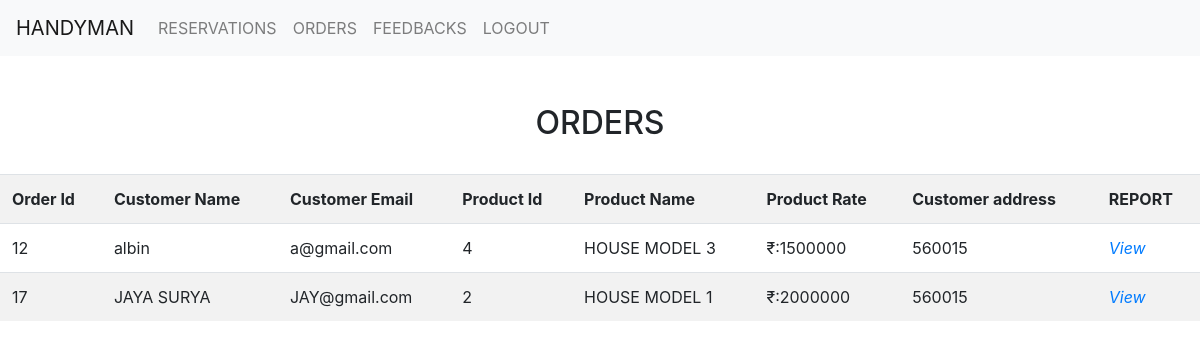
/manager.php, run on the app's committed database.
### tables this page shows
CREATE TABLE `orders` (
  `order_id` int(255) NOT NULL,
  `name` varchar(1111) NOT NULL,
  `email` varchar(1111) NOT NULL,
  `ph` varchar(1111) NOT NULL,
  `address` varchar(1111) NOT NULL,
  `product_id` varchar(1111) NOT NULL,
  `status` varchar(1000) NOT NULL
);

CREATE TABLE `product` (
  `Pro_id` int(11) NOT NULL,
  `Pro_Name` varchar(255) NOT NULL,
  `Pro_desc` varchar(255) DEFAULT NULL,
  `Pro_price` int(11) DEFAULT NULL,
  `Pro_img` varchar(255) DEFAULT NULL,
  `category` varchar(1101) NOT NULL
);

### manager.php (the view, shortened to what this page needs)
<!DOCTYPE html>
<html lang="en">
<head>
    <link rel="stylesheet" href="https://cdn.jsdelivr.net/npm/bootstrap@4.0.0/dist/css/bootstrap.min.css">
</head>
<body>
<nav  class="navbar navbar-expand-lg navbar-light bg-light">
  <a class="navbar-brand" href="manage_home.php">HANDYMAN</a>
  <div class="collapse navbar-collapse" id="navbarNavAltMarkup">
    <div class="navbar-nav">
      <a class="nav-item nav-link" href="man_reserve.php">RESERVATIONS</a>
      <a class="nav-item nav-link" href="manager.php">ORDERS</a>
      <a class="nav-item nav-link" href="man_feedback.php">FEEDBACKS</a>
      <a class="nav-item nav-link" href="Logout.php">LOGOUT</a>
    </div>
  </div>
</nav>
<br>
<br>
<h2 style = "text-align:center;">ORDERS</h2>
<br>
<table class="table table-striped">
    <tr>
        <th> Order Id </th>
        <th> Customer Name </th>
        <th> Customer Email </th>
        <th> Product Id </th>
        <th> Product Name </th>
        <th> Product Rate </th>
        <th> Customer address </th>
        <th> REPORT </th>
    </tr>
<?php
require 'config.php';
$sql = "SELECT * FROM Orders INNER JOIN product ON Orders.product_id=product.Pro_id;";
$result = mysqli_query($conn, $sql);
if (mysqli_num_rows($result) > 0) {
while($row1 = mysqli_fetch_assoc($result)) {
    ?>
  <tr>
  <td><?php echo  $row1["order_id"]; ?></td>
    <td><?php echo  $row1["name"]; ?></td>
    <td><?php echo $row1["email"]; ?></td>
    <td><?php echo $row1["product_id"]; ?></td>
    <td><?php echo $row1["Pro_Name"]; ?></td>
    <td>₹:<?php echo $row1["Pro_price"]; ?></td>
    <td><?php echo $row1["address"]; ?></td>
    <td><a class = "edits" href="manager_view.php?id=<?php echo  $row1["order_id"];?>&pro_id=<?php echo  $row1["product_id"];  ?>&cus_name=<?php echo  $row1["name"];  ?>"><i>View</i></a>
  </td>
  </tr>
<?php
  }
}
else {
  echo "0 results";
}
?>
</body>
</html>

### data on the page
orders: order_id "12", name "albin", email "a@gmail.com", product "4", product.Pro_Name "HOUSE MODEL 3", product.Pro_price "1500000", address "560015"
orders: order_id "17", name "JAYA SURYA", email "JAY@gmail.com", product "2", product.Pro_Name "HOUSE MODEL 1", product.Pro_price "2000000", address "560015"
